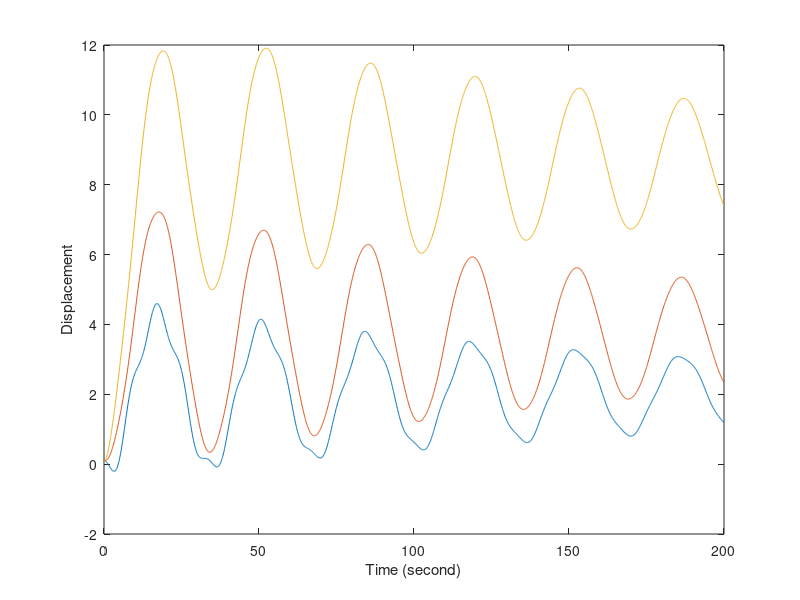

This figure's MATLAB source:
% Mathematical Model of Mechanical System
% [ddy1; ddy2; ddy3] = [K1*Y/M1 0 F/M3] - [0 0 0;0 B/M2 -B/M2;0 -B/M3
% B/M3]*[dy1; dy2; dy3] - [(K1+K2)/M1 -K2/M1  0;-K2/M2 (K2+K3)/M2 -K3/M2;0
% -K3/M3 K3/M3]*[y1; y2; y3]
clc
clear all
F=0.25;
y=-0.5;
M1=0.5;
M2=1.0;
M3=0.5;
B=0.5;
K1=0.1;
K2=0.15;
K3=0.05;
Coef_1=[0 0 0;0 B/M2 -B/M2;0 -B/M3 B/M3];
Coef_2=[(K1+K2)/M1 -K2/M1  0;-K2/M2 (K2+K3)/M2 -K3/M2;0 -K3/M3 K3/M3];
Y=[0.1; 0.1; 0.05];
dY=[0; 0;0];
dt=0.1;
t=0;
T=200;
n=round(T-t)/dt;
for i=1:n
     X1(i,:)=[Y' dY' t];
    ddY=[K1*y/M1;0 ;F/M3] - Coef_1*dY - Coef_2*Y;
    dY=dY+dt*ddY;
    Y=Y+dt*dY;
    t=t+dt;
end
figure;
plot(X1(:,7),X1(:,1:3))
xlabel('Time (second)')
ylabel('Displacement')